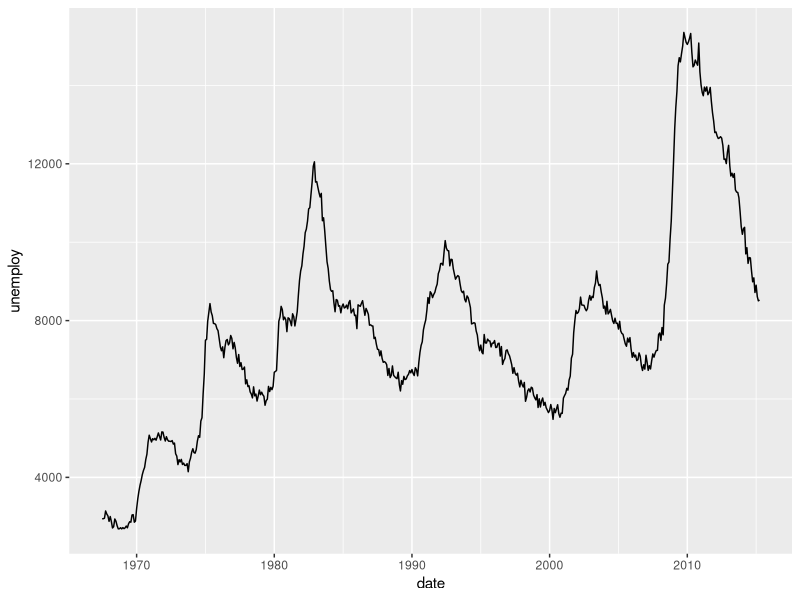
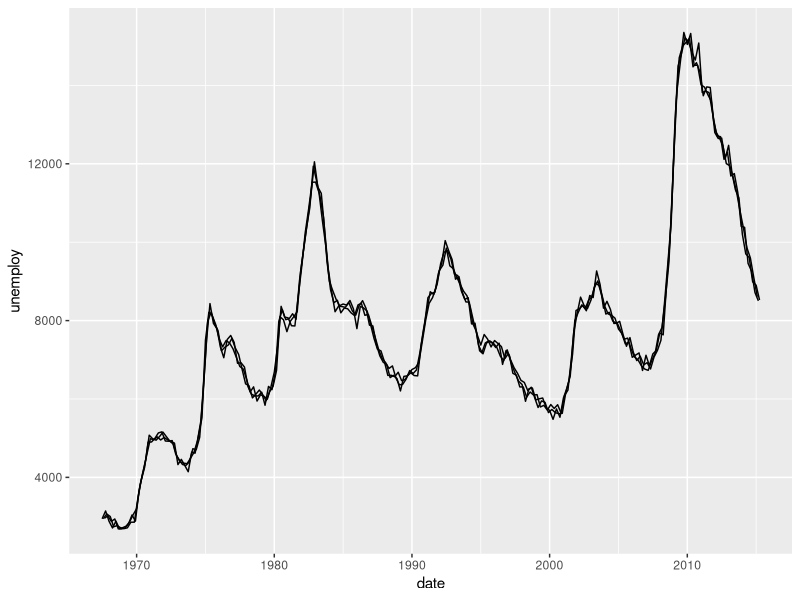
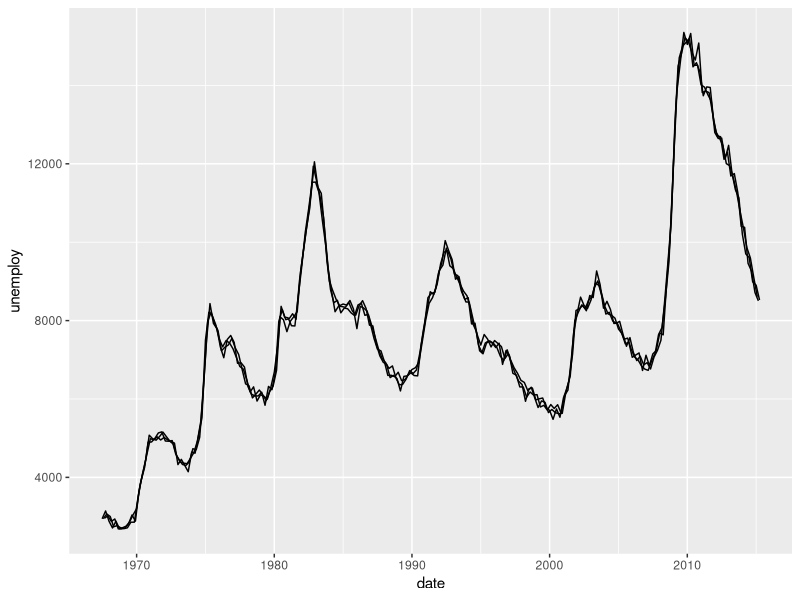
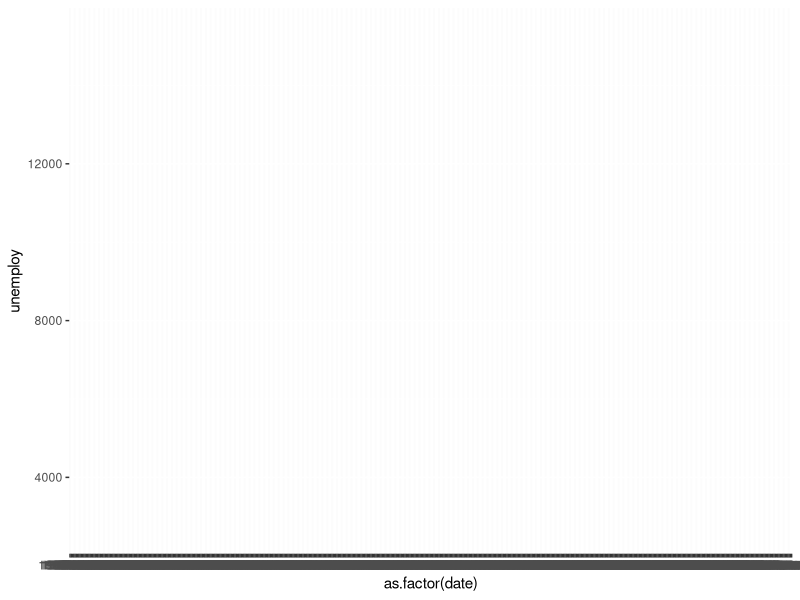
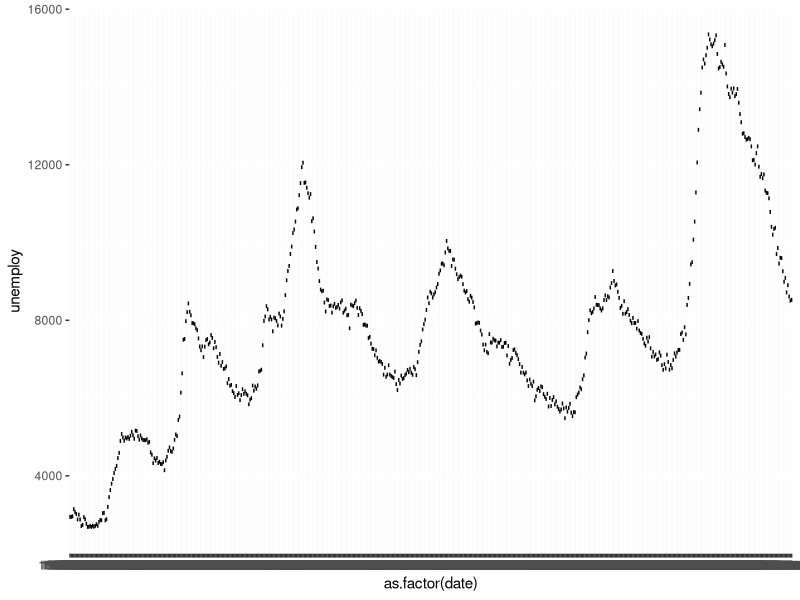
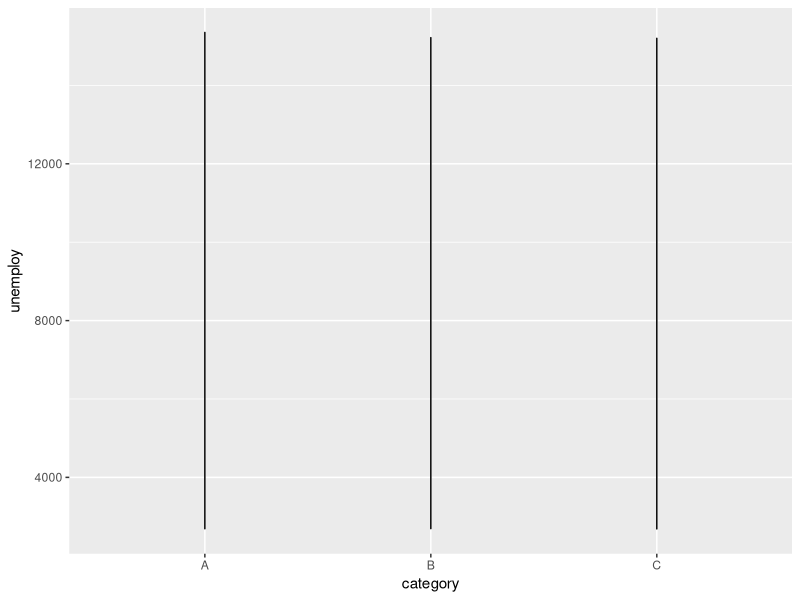
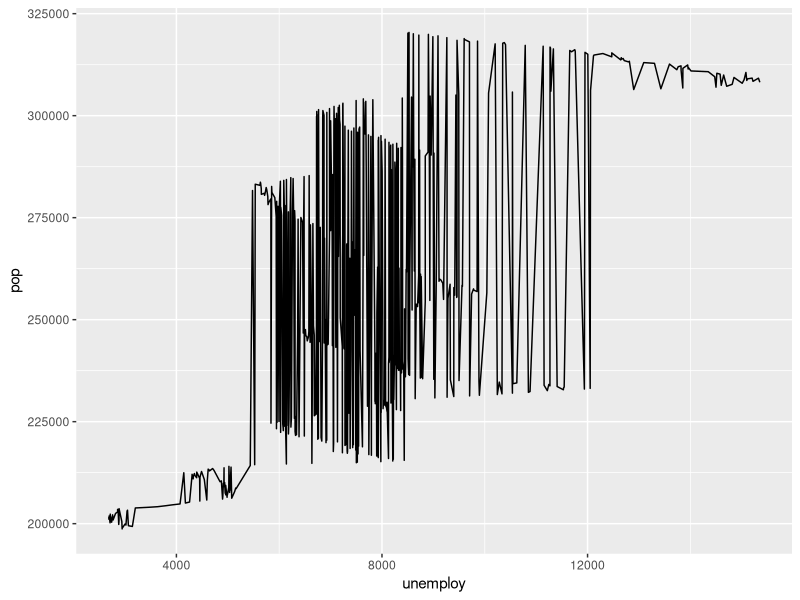
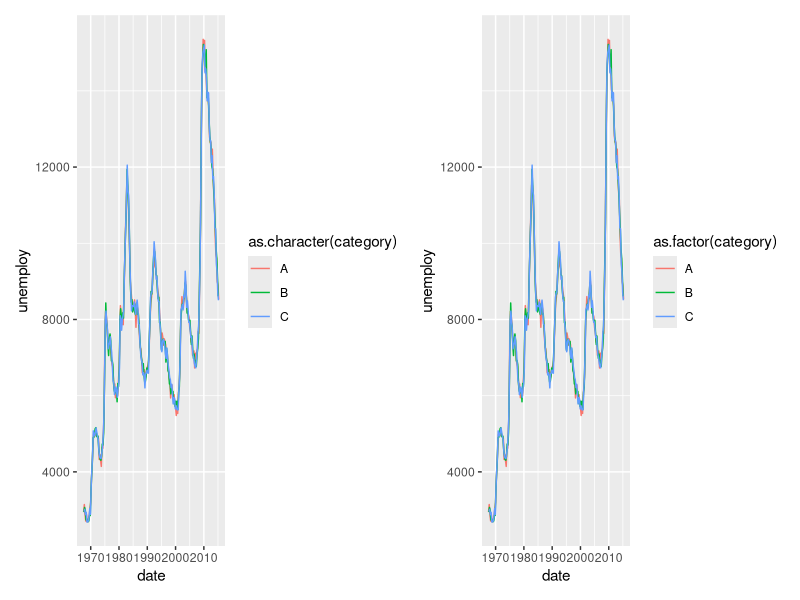

Generate these figures, in order, with R:
## ---- chunk 1
#| echo: false
#| warning: false

library(dplyr)
library(ggplot2)
library(patchwork)
## ---- chunk 2
economics <- economics |>
 
  mutate(category = rep(c("A", "B", "C"), length.out = n()))
head(economics)
## ---- chunk 3
economics_multi <- economics |>
  slice(rep(1:n(), each = 3)) |>
  group_by(date) |>
  mutate(unemploy = unemploy + c(-50, 0, 50)) |>
  ungroup()
head(economics_multi)
## ---- chunk 4
# Simulate raw data: ~20 measurements per day over 10 days
raw_data <- data.frame(
  date = rep(seq(as.Date("2024-01-01"), by = "day", length.out = 10), each = 20),
  response_time = rnorm(200, mean = rep(c(120, 125, 118, 130, 135, 128, 122, 119, 124, 121), each = 20), sd = 8)
)
head(raw_data)
## ---- chunk 5
ggplot(economics, aes(date, unemploy)) +
  geom_line()
## ---- chunk 6
ggplot(economics, aes(x = date, y = unemploy, group = category)) +
  geom_line()          # one line per region, all the same color
## ---- chunk 7
ggplot(economics, aes(x = date, y = unemploy, group = category)) +
  geom_line() # one line per region, all the same color
## ---- chunk 8
ggplot(economics, aes(as.factor(date), unemploy)) +
  geom_line()
## ---- chunk 9
ggplot(economics_multi, aes(as.factor(date), unemploy)) +
  geom_line()
## ---- chunk 10
ggplot(economics, aes(category, unemploy)) +
  geom_line()
## ---- chunk 11
ggplot(economics, aes(unemploy, pop)) +
  geom_line()
## ---- chunk 12
#| out-width: "100%"
chr_colour_mapping <- ggplot(economics, aes(date, unemploy, colour=as.character(category))) +
  geom_line()

factor_colour_mapping <- ggplot(economics, aes(date, unemploy, colour=as.factor(category))) +
  geom_line()

chr_colour_mapping + factor_colour_mapping
## ---- chunk 13
ggplot(economics, aes(x = date, y = unemploy, colour = pop)) +
  geom_line()
## ---- chunk 14
ggplot(economics, aes(date, unemploy, colour=category)) +
  geom_line(key_glyph="timeseries")
## ---- chunk 15
#| echo: false

# plot 1
plot_1 <- ggplot(raw_data, aes(date, response_time)) +
  geom_line()

# plot 2
set.seed(42)

summary_data <- raw_data |>
  group_by(date) |>
  summarise(
    mean_rt = mean(response_time),
    sd_rt   = sd(response_time),
    se_rt   = sd_rt / sqrt(n()),
    .groups = "drop"
  )

summary_data

plot_2 <- ggplot(summary_data, aes(x = date, y = mean_rt)) +
  geom_ribbon(aes(ymin = mean_rt - sd_rt, ymax = mean_rt + sd_rt), 
              fill = "steelblue", alpha = 0.2) +
  geom_line(color = "steelblue", linewidth = 1) +
  geom_point(color = "steelblue", size = 2) +
  labs(x = "Date", y = "Response Time (ms)",
       title = "Daily Average Response Time ± 1 SD") +
  theme_minimal()

# works implicitely too
# ggplot(raw_data, aes(x = date, y = response_time)) +
#   stat_summary(fun = mean, geom = "line", color = "steelblue", linewidth = 1) +
#   stat_summary(fun = mean, geom = "point", color = "steelblue", size = 2) +
#   stat_summary(fun.data = mean_sdl, fun.args = list(mult = 1), 
#                geom = "ribbon", alpha = 0.2, fill = "steelblue") +
#   labs(x = "Date", y = "Response Time (ms)",
#        title = "Daily Average Response Time ± 1 SD (computed by ggplot)") +
#   theme_minimal()

plot_1 + plot_2
## ---- chunk 16
ggplot(raw_data, aes(date, response_time)) +
  geom_line()
## ---- chunk 17

## ---- chunk 18
ggplot(raw_data, aes(x = date, y = response_time)) +
  stat_summary(fun = mean, geom = "line", color = "steelblue", linewidth = 1) +
  #stat_summary(fun = mean, geom = "point", color = "steelblue", size = 2) +
  stat_summary(fun.data = mean_sdl, fun.args = list(mult = 1), 
               geom = "ribbon", alpha = 0.2, fill = "steelblue") +
  labs(x = "Date", y = "Response Time (ms)",
       title = "Daily Average Response Time ± 1 SD (computed by ggplot)") +
  theme_minimal()
## ---- chunk 19
ggplot(economics, aes(date, unemploy, colour=pop)) +
  geom_line(key_glyph="timeseries")
## ---- chunk 20
ggplot(economics, aes(date, unemploy, colour=date)) +
  geom_line(key_glyph="timeseries")
## ---- chunk 21
ggplot(economics, aes(date, unemploy, colour=as.factor(date))) +
  geom_line(key_glyph="timeseries")
